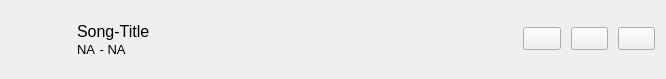
<?xml version="1.0" encoding="UTF-8"?>
<ui version="4.0">
 <class>librarysong</class>
 <widget class="QWidget" name="librarysong">
  <property name="geometry">
   <rect>
    <x>0</x>
    <y>0</y>
    <width>666</width>
    <height>79</height>
   </rect>
  </property>
  <property name="sizePolicy">
   <sizepolicy hsizetype="Ignored" vsizetype="Preferred">
    <horstretch>0</horstretch>
    <verstretch>0</verstretch>
   </sizepolicy>
  </property>
  <property name="maximumSize">
   <size>
    <width>16777215</width>
    <height>16777215</height>
   </size>
  </property>
  <property name="font">
   <font>
    <pointsize>10</pointsize>
   </font>
  </property>
  <property name="windowTitle">
   <string>librarysong</string>
  </property>
  <property name="windowOpacity">
   <double>0.000000000000000</double>
  </property>
  <layout class="QVBoxLayout" name="verticalLayout">
   <property name="leftMargin">
    <number>0</number>
   </property>
   <property name="topMargin">
    <number>0</number>
   </property>
   <property name="rightMargin">
    <number>0</number>
   </property>
   <property name="bottomMargin">
    <number>0</number>
   </property>
   <item>
    <widget class="QWidget" name="songContent" native="true">
     <property name="sizePolicy">
      <sizepolicy hsizetype="Preferred" vsizetype="Fixed">
       <horstretch>0</horstretch>
       <verstretch>0</verstretch>
      </sizepolicy>
     </property>
     <property name="minimumSize">
      <size>
       <width>0</width>
       <height>0</height>
      </size>
     </property>
     <property name="maximumSize">
      <size>
       <width>16777215</width>
       <height>16777215</height>
      </size>
     </property>
     <property name="styleSheet">
      <string notr="true"/>
     </property>
     <layout class="QHBoxLayout" name="contentLayout">
      <property name="spacing">
       <number>10</number>
      </property>
      <property name="leftMargin">
       <number>3</number>
      </property>
      <property name="topMargin">
       <number>2</number>
      </property>
      <property name="rightMargin">
       <number>2</number>
      </property>
      <property name="bottomMargin">
       <number>3</number>
      </property>
      <item>
       <widget class="QLabel" name="cover">
        <property name="sizePolicy">
         <sizepolicy hsizetype="Fixed" vsizetype="Fixed">
          <horstretch>0</horstretch>
          <verstretch>0</verstretch>
         </sizepolicy>
        </property>
        <property name="minimumSize">
         <size>
          <width>55</width>
          <height>55</height>
         </size>
        </property>
        <property name="maximumSize">
         <size>
          <width>55</width>
          <height>55</height>
         </size>
        </property>
        <property name="lineWidth">
         <number>0</number>
        </property>
        <property name="text">
         <string/>
        </property>
       </widget>
      </item>
      <item>
       <widget class="QWidget" name="meta" native="true">
        <property name="sizePolicy">
         <sizepolicy hsizetype="Ignored" vsizetype="Preferred">
          <horstretch>0</horstretch>
          <verstretch>0</verstretch>
         </sizepolicy>
        </property>
        <layout class="QVBoxLayout" name="metaLayout">
         <property name="spacing">
          <number>0</number>
         </property>
         <item>
          <widget class="QLabel" name="title">
           <property name="sizePolicy">
            <sizepolicy hsizetype="Preferred" vsizetype="Preferred">
             <horstretch>0</horstretch>
             <verstretch>0</verstretch>
            </sizepolicy>
           </property>
           <property name="font">
            <font>
             <pointsize>12</pointsize>
            </font>
           </property>
           <property name="text">
            <string>Song-Title</string>
           </property>
           <property name="textFormat">
            <enum>Qt::TextFormat::AutoText</enum>
           </property>
          </widget>
         </item>
         <item>
          <widget class="QWidget" name="lowerRow" native="true">
           <property name="sizePolicy">
            <sizepolicy hsizetype="Preferred" vsizetype="Fixed">
             <horstretch>0</horstretch>
             <verstretch>0</verstretch>
            </sizepolicy>
           </property>
           <layout class="QHBoxLayout" name="lowerRowLayout">
            <property name="spacing">
             <number>0</number>
            </property>
            <property name="leftMargin">
             <number>0</number>
            </property>
            <property name="topMargin">
             <number>0</number>
            </property>
            <property name="rightMargin">
             <number>0</number>
            </property>
            <property name="bottomMargin">
             <number>0</number>
            </property>
            <item>
             <widget class="QLabel" name="artist">
              <property name="sizePolicy">
               <sizepolicy hsizetype="Fixed" vsizetype="Fixed">
                <horstretch>0</horstretch>
                <verstretch>0</verstretch>
               </sizepolicy>
              </property>
              <property name="text">
               <string>NA</string>
              </property>
             </widget>
            </item>
            <item>
             <widget class="QLabel" name="time">
              <property name="sizePolicy">
               <sizepolicy hsizetype="Preferred" vsizetype="Fixed">
                <horstretch>0</horstretch>
                <verstretch>0</verstretch>
               </sizepolicy>
              </property>
              <property name="text">
               <string> - NA</string>
              </property>
             </widget>
            </item>
           </layout>
          </widget>
         </item>
        </layout>
       </widget>
      </item>
      <item>
       <widget class="QWidget" name="buttons" native="true">
        <property name="maximumSize">
         <size>
          <width>150</width>
          <height>16777215</height>
         </size>
        </property>
        <layout class="QHBoxLayout" name="buttonsLayout">
         <property name="spacing">
          <number>10</number>
         </property>
         <item>
          <widget class="QPushButton" name="playDirectly">
           <property name="toolTip">
            <string>&lt;html&gt;&lt;head/&gt;&lt;body&gt;&lt;p&gt;Play&lt;/p&gt;&lt;/body&gt;&lt;/html&gt;</string>
           </property>
           <property name="text">
            <string/>
           </property>
           <property name="icon">
            <iconset resource="../../resources/resources.qrc">
             <normaloff>:/icon/play.svg</normaloff>:/icon/play.svg</iconset>
           </property>
          </widget>
         </item>
         <item>
          <widget class="QPushButton" name="addToQueue">
           <property name="toolTip">
            <string>&lt;html&gt;&lt;head/&gt;&lt;body&gt;&lt;p&gt;Add to queue&lt;/p&gt;&lt;/body&gt;&lt;/html&gt;</string>
           </property>
           <property name="text">
            <string/>
           </property>
           <property name="icon">
            <iconset resource="../../resources/resources.qrc">
             <normaloff>:/icon/disc.svg</normaloff>:/icon/disc.svg</iconset>
           </property>
          </widget>
         </item>
         <item>
          <widget class="QPushButton" name="addToPlaylist">
           <property name="toolTip">
            <string>&lt;html&gt;&lt;head/&gt;&lt;body&gt;&lt;p&gt;Add to playlist&lt;/p&gt;&lt;/body&gt;&lt;/html&gt;</string>
           </property>
           <property name="text">
            <string/>
           </property>
           <property name="icon">
            <iconset resource="../../resources/resources.qrc">
             <normaloff>:/icon/list-music.svg</normaloff>:/icon/list-music.svg</iconset>
           </property>
          </widget>
         </item>
        </layout>
       </widget>
      </item>
     </layout>
    </widget>
   </item>
  </layout>
 </widget>
 <resources>
  <include location="../../resources/resources.qrc"/>
 </resources>
 <connections/>
</ui>
